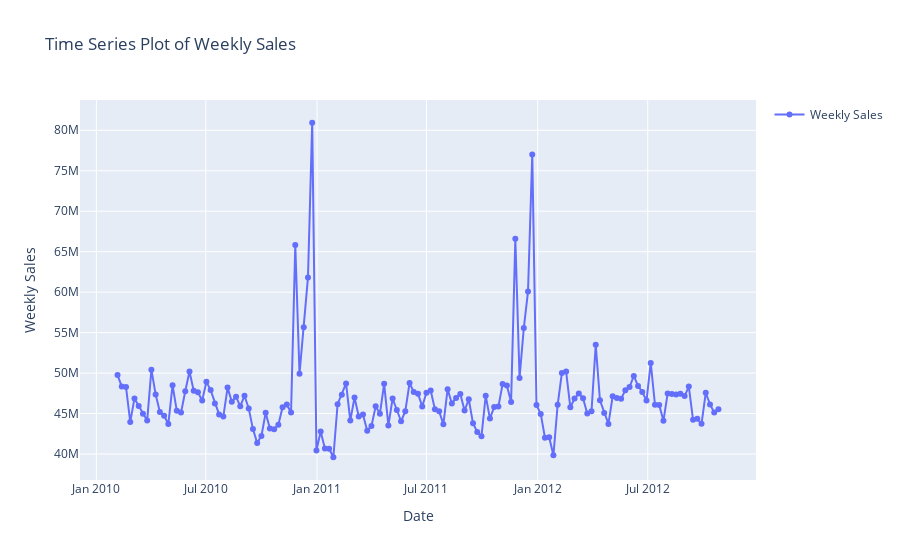

Notebook code cell kept with this figure:
### Code cell
weekly_sales = df.groupby('Date')['Weekly_Sales'].sum()

# Create an interactive time series plot of weekly sales using Plotly
fig = go.Figure()

# Add a trace for weekly sales
fig.add_trace(go.Scatter(x=weekly_sales.index, y=weekly_sales.values, mode='lines+markers', name='Weekly Sales'))

# Update layout
fig.update_layout(
    title='Time Series Plot of Weekly Sales',
    xaxis_title='Date',
    yaxis_title='Weekly Sales',
    hovermode='x',
    showlegend=True
)

fig.show()

# Save the figure as a PNG image with a transparent background
fig.update_layout(plot_bgcolor='rgba(0,0,0,0)', paper_bgcolor='rgba(0,0,0,0)')
pio.write_image(fig, 'time series weekly sales plot.png')

### Figure 1 — Plotly figure (JSON) as saved in the notebook; plotly's stock layout.template omitted (floating-point values rounded to 4 significant figures; data arrays with more than 128 entries replaced by an {"elided": "..."} marker saying what was removed)
{"data": [{"mode": "lines+markers", "name": "Weekly Sales", "type": "scatter", "x": {"elided": "143 str values"}, "y": {"elided": "143 float values"}}], "layout": {"hovermode": "x", "showlegend": true, "title": {"text": "Time Series Plot of Weekly Sales"}, "xaxis": {"title": {"text": "Date"}}, "yaxis": {"title": {"text": "Weekly Sales"}}}}
